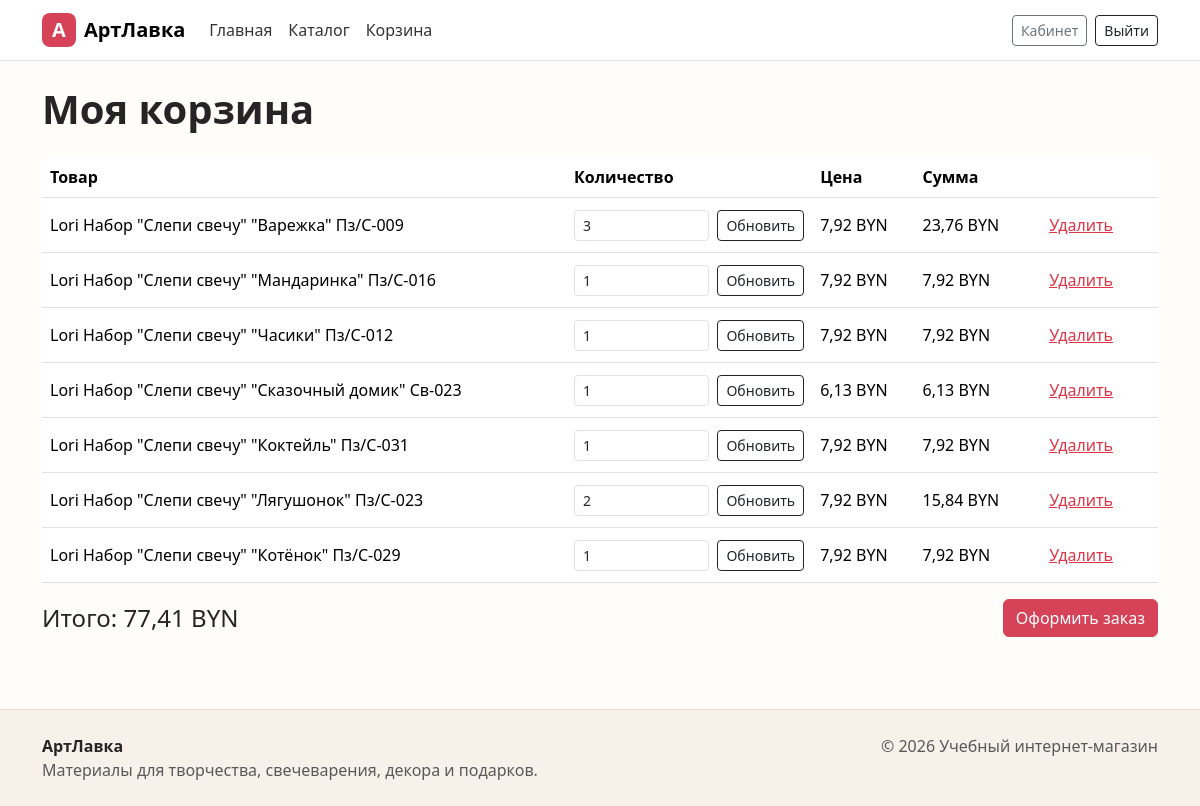
The app's page /cart/ (signed in) with its own data.
### shop/models.py (models this page shows, shortened)
class CartItem(models.Model):
    cart = models.ForeignKey(
        Cart,
        on_delete=models.CASCADE,
        related_name="items"
    )
    product = models.ForeignKey(
        Product,
        on_delete=models.CASCADE
    )
    quantity = models.PositiveIntegerField()
    def total_price(self):
        return self.product.price * self.quantity

class Product(models.Model):
    name = models.CharField(max_length=200)
    description = models.TextField()
    product_image = models.ImageField(upload_to='products/')
    price = models.DecimalField(max_digits=10, decimal_places=2)
    stock_quantity = models.IntegerField()
    category = models.ForeignKey(
        Category,
        on_delete=models.CASCADE,
        related_name="products"
    )
    manufacturer = models.ForeignKey(
        Manufacturer,
        on_delete=models.CASCADE,
        related_name="products"
    )

### shop/views.py (the view)
# urls.py: path('cart/', views.cart_view, name='cart'),
@login_required
def cart_view(request):
    cart, created = Cart.objects.get_or_create(user=request.user)
    items = cart.items.all()
    total_price = cart.total_price()
    return render(request, 'shop/cart.html', {
        'cart': cart,
        'items': items,
        'total_price': total_price
    })

### shop/models.py (called while the page is built)
    def total_price(self):
        return sum(item.total_price() for item in self.items.all())

### shop/templates/shop/cart.html (shortened to what this page needs)
{% extends 'base.html' %}
{% block content %}
<div class="container py-4">
    <h1 class="fw-bold mb-4">Моя корзина</h1>
    {% if items %}
        <div class="table-responsive">
            <table class="table align-middle">
                <thead>
                    <tr>
                        <th>Товар</th>
                        <th>Количество</th>
                        <th>Цена</th>
                        <th>Сумма</th>
                        <th></th>
                    </tr>
                </thead>
                <tbody>
                    {% for item in items %}
                        <tr>
                            <td>{{ item.product.name }}</td>
                            <td>
                                <form class="d-flex gap-2" method="post" action="{% url 'update_cart' item.id %}">
                                    <input class="form-control form-control-sm" type="number" min="1" max="{{ item.product.stock_quantity }}" name="quantity" value="{{ item.quantity }}">
                                    <button class="btn btn-outline-dark btn-sm" type="submit">Обновить</button>
                                </form>
                            </td>
                            <td>{{ item.product.price }} BYN</td>
                            <td>{{ item.total_price }} BYN</td>
                            <td><a class="btn btn-link text-danger" href="{% url 'remove_from_cart' item.id %}">Удалить</a></td>
                        </tr>
                    {% endfor %}
                </tbody>
            </table>
        </div>
        <div class="d-flex flex-column flex-md-row justify-content-between align-items-md-center gap-3">
            <h2 class="h4 mb-0">Итого: {{ total_price }} BYN</h2>
            <a class="btn btn-primary" href="{% url 'checkout' %}">Оформить заказ</a>
        </div>
    {% else %}
        <div class="alert alert-info">Корзина пуста. Добавьте товары из каталога.</div>
        <a class="btn btn-primary" href="{% url 'product_list' %}">Перейти в каталог</a>
    {% endif %}
</div>
{% endblock %}

### static/css/style.css (style rules this page uses)
:root { --brand: #d64257; --brand-dark: #9f2638; --ink: #252525; --muted: #6b7280; --paper: #fffaf6; --mint: #d8f1e6; --sun: #ffd166; }
body { background: #fffdf9; color: var(--ink); }
.btn-primary { --bs-btn-bg: var(--brand); --bs-btn-border-color: var(--brand); --bs-btn-hover-bg: var(--brand-dark); --bs-btn-hover-border-color: var(--brand-dark); }

### records on screen
CartItem: product.name "Lori Набор \"Слепи свечу\" \"Варежка\" Пз/С-009", quantity "3", product.price "7,92", total_price "23,76"
CartItem: product.name "Lori Набор \"Слепи свечу\" \"Мандаринка\" Пз/С-016", quantity "1", product.price "7,92", total_price "7,92"
CartItem: product.name "Lori Набор \"Слепи свечу\" \"Часики\" Пз/С-012", quantity "1", product.price "7,92", total_price "7,92"
CartItem: product.name "Lori Набор \"Слепи свечу\" \"Сказочный домик\" Св-023", quantity "1", product.price "6,13", total_price "6,13"
CartItem: product.name "Lori Набор \"Слепи свечу\" \"Коктейль\" Пз/С-031", quantity "1", product.price "7,92", total_price "7,92"
CartItem: product.name "Lori Набор \"Слепи свечу\" \"Лягушонок\" Пз/С-023", quantity "2", product.price "7,92", total_price "15,84"
CartItem: product.name "Lori Набор \"Слепи свечу\" \"Котёнок\" Пз/С-029", quantity "1", product.price "7,92", total_price "7,92"

### other values on screen
{{ total_price }} "77,41"
